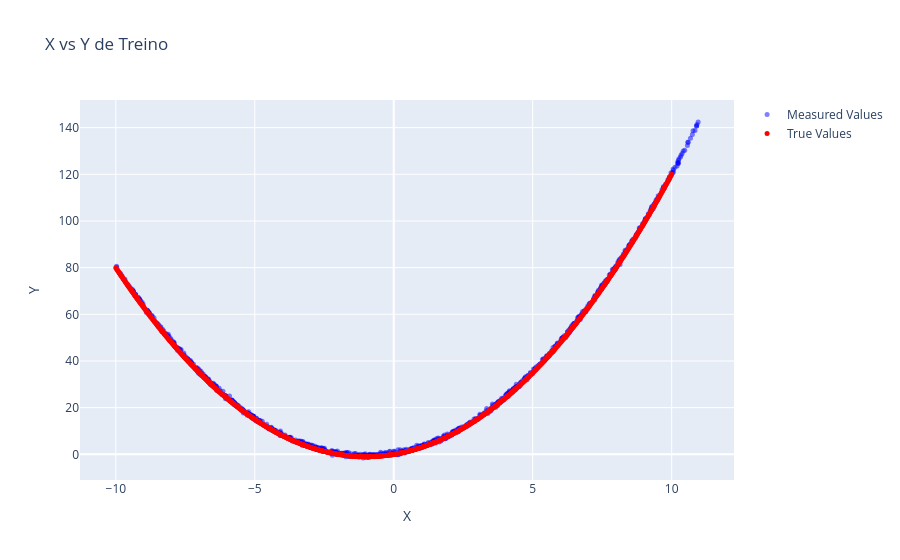

This figure's notebook cell:
### Markdown cell above
#### Gráficos

### Code cell
fig = go.Figure()
fig.add_trace(go.Scatter(x=X_measured_train.numpy(), y=y_measured_train.numpy(), mode='markers', name='Measured Values', marker=dict(color='blue', size=5, opacity=0.5)))
fig.add_trace(go.Scatter(x=X_true_train.numpy(), y=y_true_train.numpy(), mode='markers', name='True Values', marker=dict(color='red', size=5, opacity=1)))
fig.update_layout(title='X vs Y de Treino', xaxis_title='X', yaxis_title='Y')
fig.show()

### Figure 1 — Plotly figure (JSON) as saved in the notebook; plotly's stock layout.template omitted (floating-point values rounded to 4 significant figures; data arrays with more than 128 entries replaced by an {"elided": "..."} marker saying what was removed)
{"data": [{"marker": {"color": "blue", "opacity": 0.5, "size": 5}, "mode": "markers", "name": "Measured Values", "type": "scatter", "x": {"elided": "1000 float values"}, "y": {"elided": "1000 float values"}}, {"marker": {"color": "red", "opacity": 1, "size": 5}, "mode": "markers", "name": "True Values", "type": "scatter", "x": {"elided": "1000 float values"}, "y": {"elided": "1000 float values"}}], "layout": {"title": {"text": "X vs Y de Treino"}, "xaxis": {"title": {"text": "X"}}, "yaxis": {"title": {"text": "Y"}}}}
